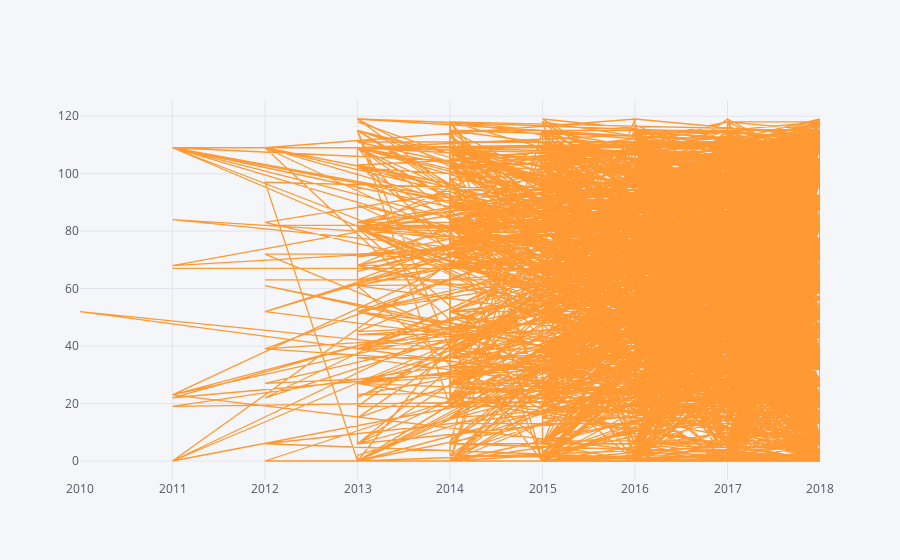

The cell this chart's notebook holds for it:
### Code cell
df_train[['Genres_cat', 'Updated_Year']].iplot(x='Updated_Year', kind='scatter')

### Figure 1 — Plotly figure (JSON) as saved in the notebook; plotly's stock layout.template omitted (floating-point values rounded to 4 significant figures; data arrays with more than 128 entries replaced by an {"elided": "..."} marker saying what was removed)
{"data": [{"line": {"color": "rgba(255, 153, 51, 1.0)", "dash": "solid", "shape": "linear", "width": 1.3}, "mode": "lines", "name": "Genres_cat", "text": "", "type": "scatter", "uid": "e947162a-7471-4302-997a-2c9dfa6e0417", "x": {"elided": "9367 str values"}, "y": {"elided": "9367 int values"}}], "layout": {"legend": {"bgcolor": "#F5F6F9", "font": {"color": "#4D5663"}}, "paper_bgcolor": "#F5F6F9", "plot_bgcolor": "#F5F6F9", "title": {"font": {"color": "#4D5663"}}, "xaxis": {"gridcolor": "#E1E5ED", "showgrid": true, "tickfont": {"color": "#4D5663"}, "title": {"font": {"color": "#4D5663"}, "text": ""}, "zerolinecolor": "#E1E5ED"}, "yaxis": {"gridcolor": "#E1E5ED", "showgrid": true, "tickfont": {"color": "#4D5663"}, "title": {"font": {"color": "#4D5663"}, "text": ""}, "zerolinecolor": "#E1E5ED"}}}
